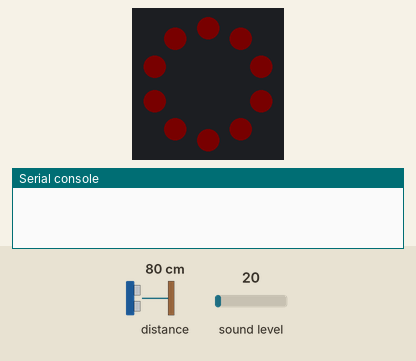
The program below on a simulated Circuit Playground running CircuitPython. Parts: the board's ring of 10 RGB LEDs (number 0 left of the top, counting anticlockwise), the last lines printed to the serial console. The test bench sets the inputs (shaded band); at power-on: distance to the obstacle 80 cm, sound level 20. Dim RGB values are drawn brighter than linear.

Above: at 0.1 s.
At 5.1 s:
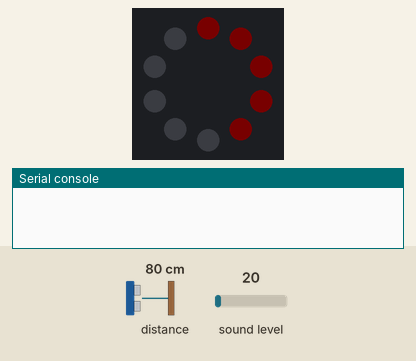
At 10.1 s:
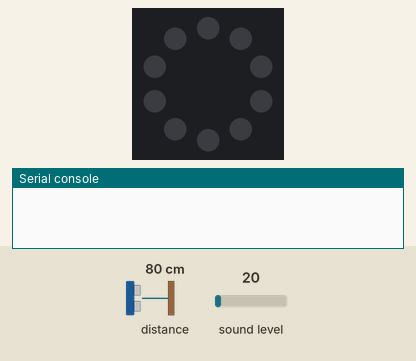
At 12.2 s:
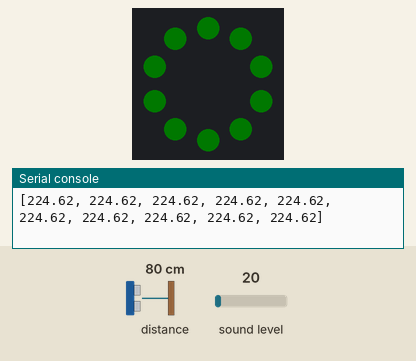
At 14.2 s:
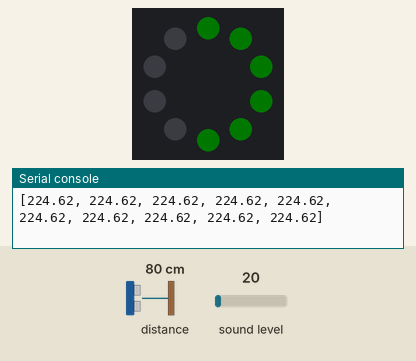
At 18.2 s:
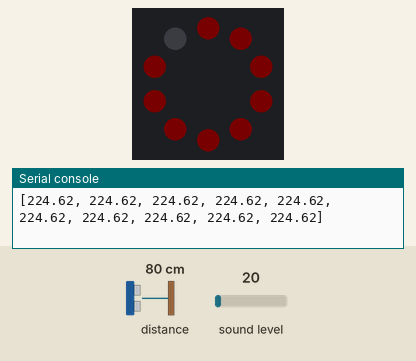

The program:

code.py
```python
import board
import busio
import adafruit_us100
import time
from sound import Sound
from adafruit_circuitplayground import cp

# neopixels
cp.pixels.brightness = 0.01
pixel_off_state = (0, 0, 0)
red = (255, 0, 0)
green = (0, 255, 0)

# set up wave gesture
uart = busio.UART(board.TX, board.RX, baudrate=9600)
us100 = adafruit_us100.US100(uart)
wave_list = []

# set up click gesture
mic = Sound() # instance of sound class
threshold = 100

# breaktime flag
breaktime = False


while True:
    while breaktime == False:
        # start the work session countdown
        cp.pixels.fill(red)
        time_scaled = 10 / 10 # 10 seconds divided by 10 neopixels

        # countdown
        for p in range(10):
            time.sleep(time_scaled)
            cp.pixels[p] = (0, 0, 0)

        #wave gesture
        wave_list = []
        clap_list = []
        for i in range(0,10):
            mic.record()
            amplitude = mic.sound_level()
            clap_list.append(amplitude)

            distance = us100.distance
            wave_list.append(distance)
            if distance < 30:
                breaktime = False
            time.sleep(0.2)

        clap_list.sort()
        wave_list.sort()
        print(wave_list)
        print(clap_list)
        if wave_list[0] > 30 and clap_list[9] > threshold:
            breaktime = True


    while breaktime == True:
        #start breaktime
        cp.pixels.fill(green)

        breaktime_scaled = 5 / 10 # 5 seconds divided by 10 neopixels

        # countdown
        for p in range(10):
            time.sleep(breaktime_scaled)
            cp.pixels[p] = (0, 0, 0)

        breaktime = False
```

sound.py
```python
'''
Class written based on this example: https://learn.adafruit.com/make-it-sense/circuitpython-3
Class sound. Used to retrieve sound magnitude.
Code modified into a class by Laura Maye.
'''
import array
import math
import audiobusio
import board

class Sound:

    def __init__(self):
        self.__samples = array.array('H', [0] * 160)
        self.__mic = audiobusio.PDMIn(board.MICROPHONE_CLOCK, board.MICROPHONE_DATA,sample_rate=16000,bit_depth=16)

    def start(self):
        try:
            self.__mic = audiobusio.PDMIn(board.MICROPHONE_CLOCK, board.MICROPHONE_DATA,sample_rate=16000,bit_depth=16)
        except:
            print("mic already started")

    def stop(self):
        try:
            self.__mic.deinit()
        except:
            print("mic already stopped")

    def record(self):
        self.__mic.record(self.__samples, len(self.__samples))

    def sound_level(self):
        minbuf = int(self.mean())
        sum_of_samples = sum(
            float(sample - minbuf) * (sample - minbuf)
            for sample in self.__samples
        )
        return math.sqrt(sum_of_samples / len(self.__samples))

    def mean(self):
        return sum(self.__samples) / len(self.__samples)
```

Measured:
- by itself, everything shown: repeats every 17.1 s, in 21 steps
- what the display in image 1 shows lasts 1.0 s, from 5.0 s to 6.0 s
- what the display in image 2 shows lasts 2.1 s, from 10.0 s to 12.1 s
- what the display in image 3 shows lasts 0.5 s, from 12.1 s to 12.6 s
